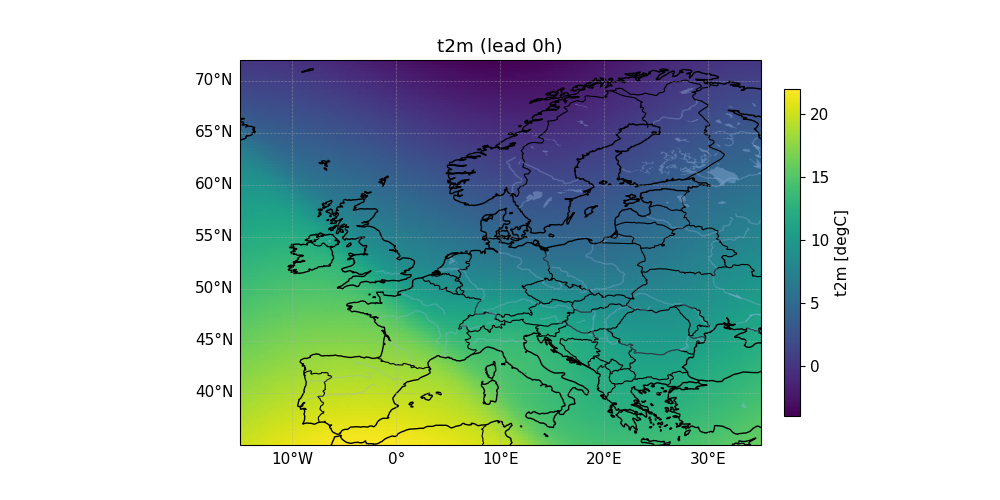
#> input picture course/images/img14/zarr_ex_field_000.png, 1000 x 500 px
$ python pcropy.py zarr_ex_field_000.png
#> lines starting #> are read from the running program, lines starting #| are printed output that depends on the picture; after the words box and inside, x2 and y2 are one past the last pixel; in counts of white or black regions, pixels touching at a corner belong together
#!/usr/bin/env python3
"""
pcrop.py

Automatically crop white margins from an image.

Usage:
    python pcrop.py image.png

The cropped image is saved as:
    image_crop.png
"""

import sys
from PIL import Image
import numpy as np
from pathlib import Path

if len(sys.argv) != 2:
    print("Usage: python pcrop.py image.png")
    sys.exit(1)

img_path = Path(sys.argv[1])
out_path = img_path.with_stem(img_path.stem + "_crop")

# Load image
img = Image.open(img_path).convert("RGB")
arr = np.asarray(img)

# Detect non-white pixels
mask = np.any(arr < 250, axis=2)
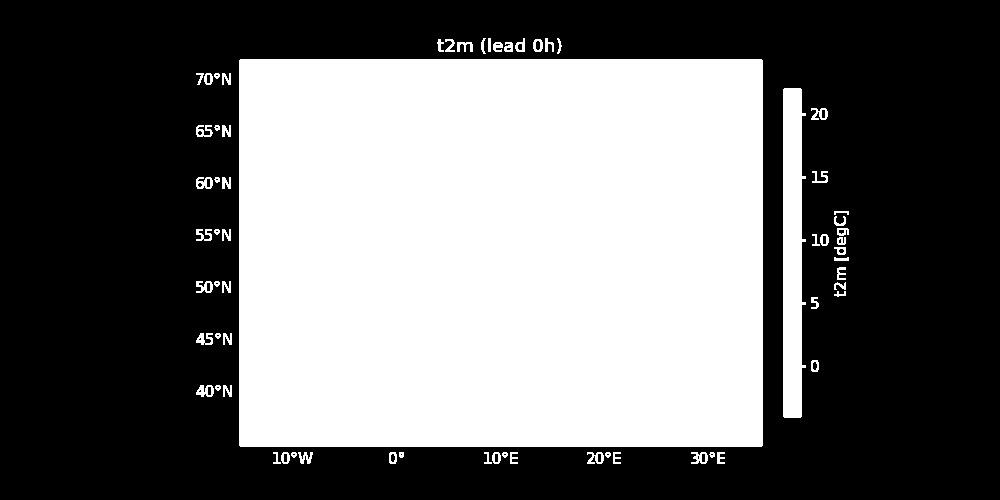
#> mask: shape (500, 1000) bool; 42.8% white; 66 white regions, largest, box (x1, y1, x2, y2) and area: (239, 59, 763, 447) 203308, (783, 88, 806, 418) 6326, (196, 385, 214, 397) 136

coords = np.argwhere(mask)
#> coords = 213811 pairs, first value 38 to 463, second value 196 to 848
y0, x0 = coords.min(axis=0)
#> y0 = 38; x0 = 196
y1, x1 = coords.max(axis=0) + 1
#> y1 = 464; x1 = 849

# Crop and save
cropped = img.crop((x0, y0, x1, y1))
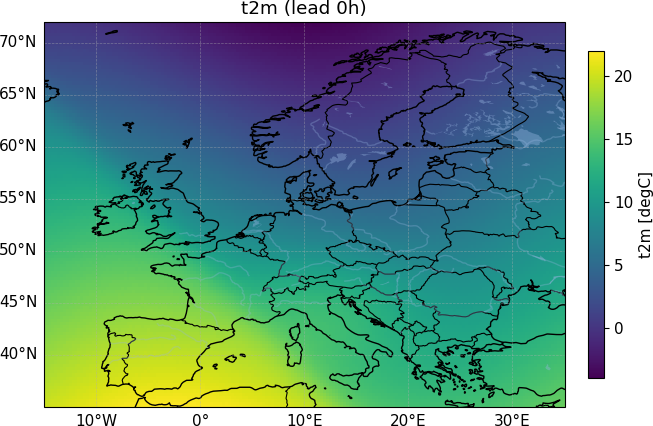
#> cropped: PIL image 653x426 RGB; mean R, G, B 112.7, 154, 145
cropped.save(out_path)

print(f"✅ Cropped image saved as: {out_path}")

$ run again, on course/images/img14/zarr_ex_field_120.png
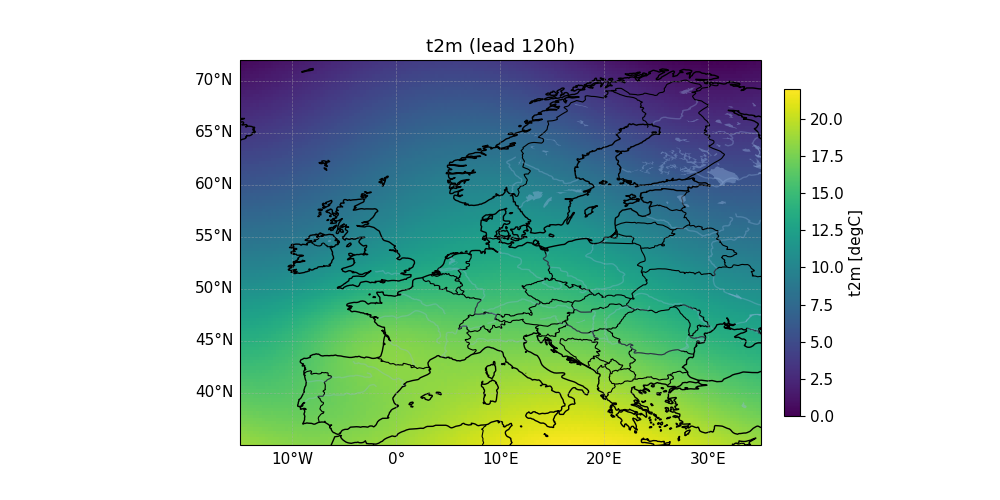
#> input picture course/images/img14/zarr_ex_field_120.png, 1000 x 500 px
#> `mask = np.any(arr < 250, axis=2)`:
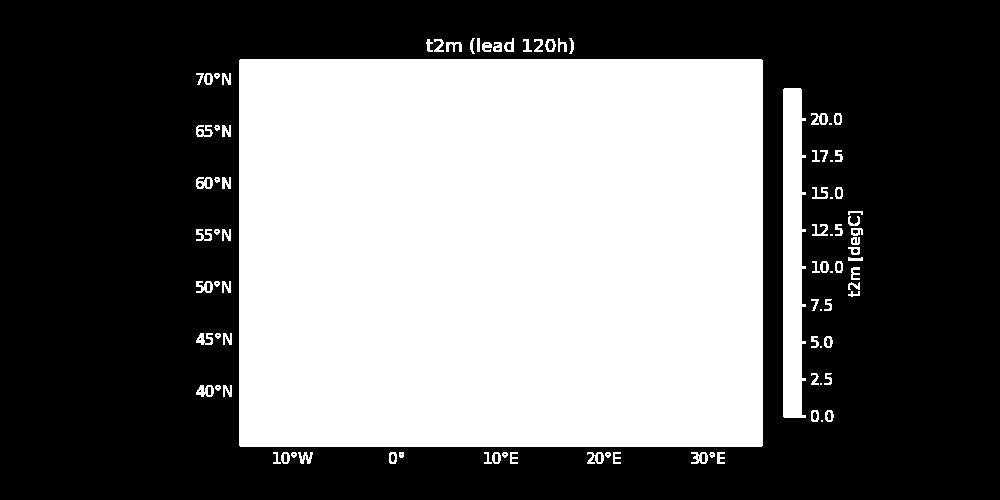
#> mask: shape (500, 1000) bool; 43% white; 91 white regions (9 under 20 px), largest, box (x1, y1, x2, y2) and area: (239, 59, 763, 447) 203308, (783, 88, 806, 418) 6375, (196, 385, 214, 397) 136
#> coords = 214846 pairs, first value 38 to 463, second value 196 to 862
#> y0 = 38; x0 = 196
#> y1 = 464; x1 = 863
#> `cropped = img.crop((x0, y0, x1, y1))`:
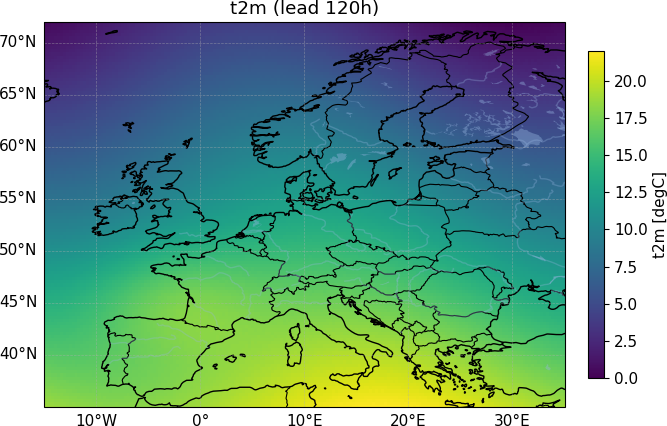
#> cropped: PIL image 667x426 RGB; mean R, G, B 117.8, 162, 144.8

$ run again, on course/images/img14/zarr_forecast_rmse.png
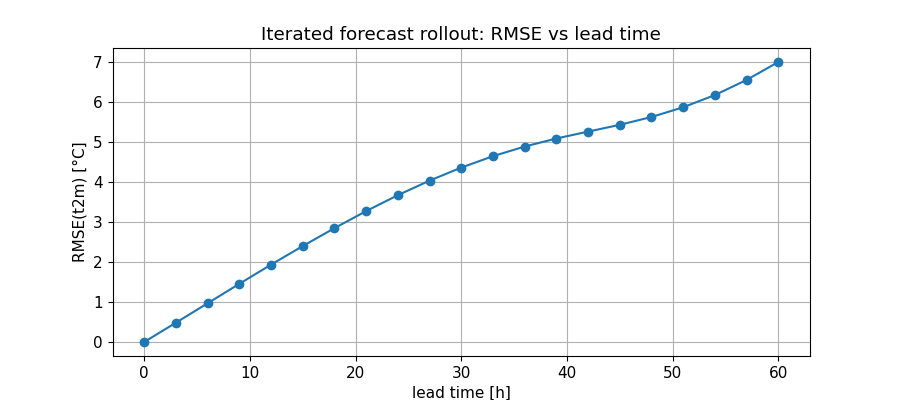
#> input picture course/images/img14/zarr_forecast_rmse.png, 900 x 400 px
#> `mask = np.any(arr < 250, axis=2)`:
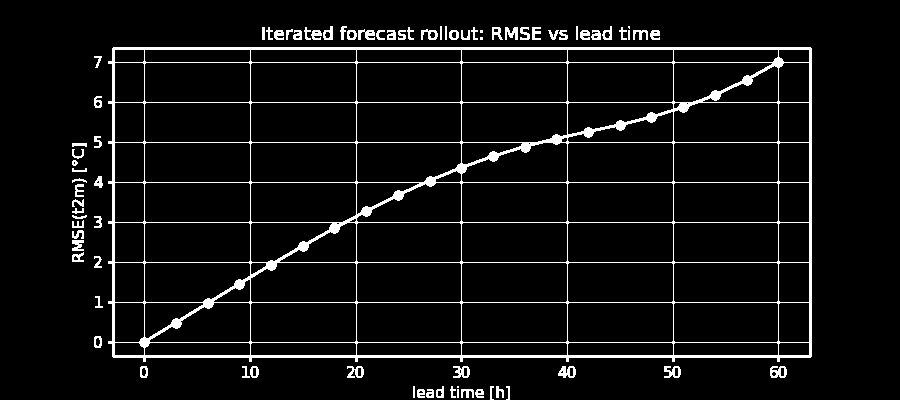
#> mask: shape (400, 900) bool; 6.1% white; 80 white regions (5 under 20 px), largest, box (x1, y1, x2, y2) and area: (108, 47, 812, 362) 17345, (558, 366, 576, 378) 136, (770, 366, 787, 378) 134
#> coords = 22030 pairs, first value 26 to 399, second value 72 to 811
#> y0 = 26; x0 = 72
#> y1 = 400; x1 = 812
#> `cropped = img.crop((x0, y0, x1, y1))`:
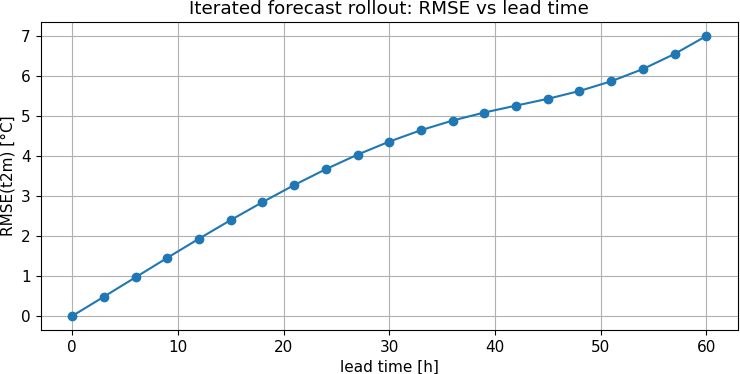
#> cropped: PIL image 740x374 RGB; mean R, G, B 245.7, 246.5, 247.1
